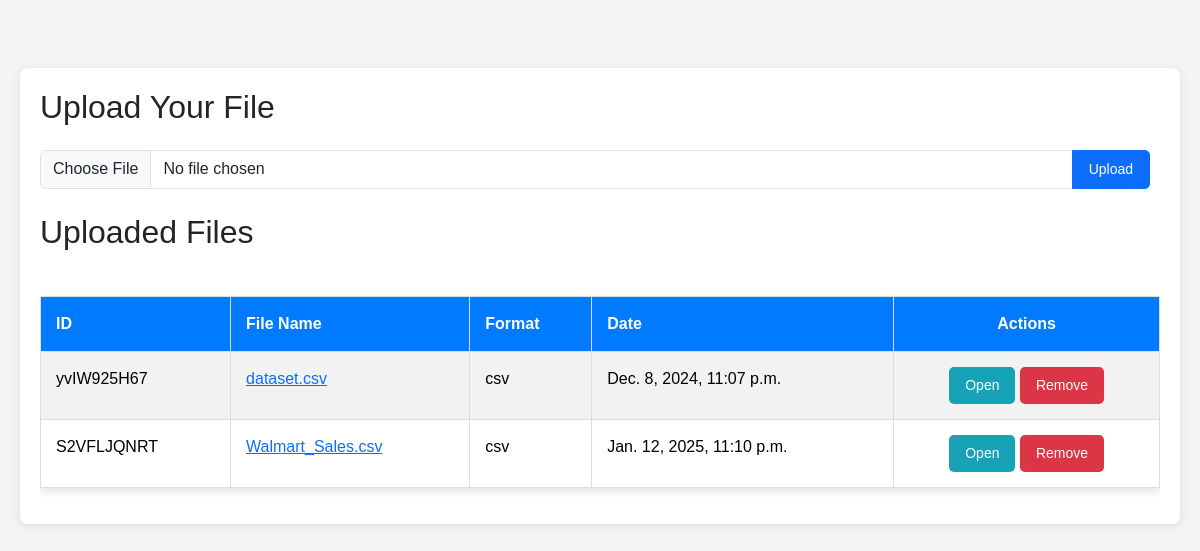
Before: / with the older database file.
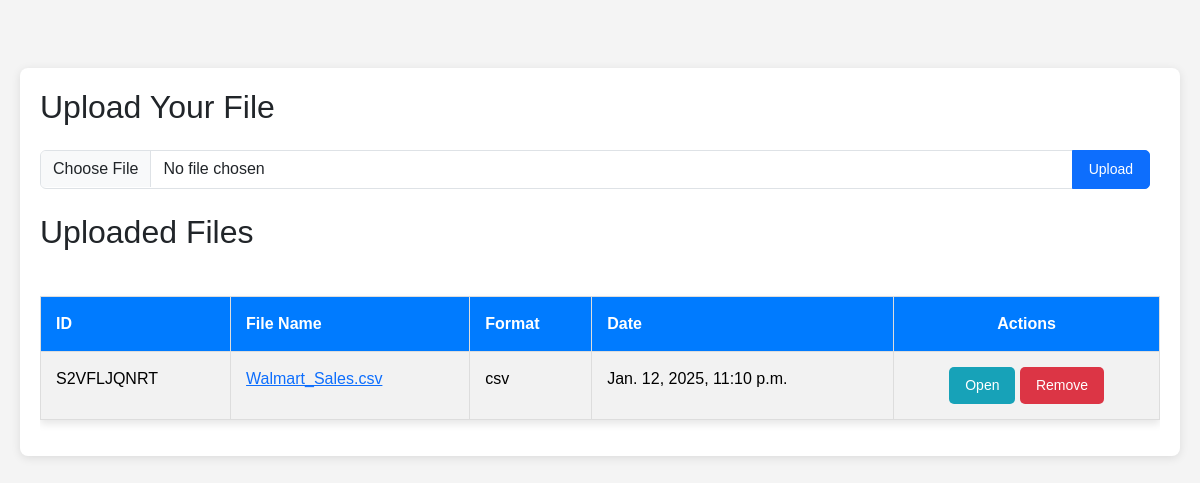
After: the same page with the newer database file.
### backend/models.py (models this page shows)
class Uploaded_File(models.Model):
    file_id = models.CharField(max_length=255,blank=True)
    file_name = models.CharField(max_length=255,blank=True)
    file_format = models.CharField(max_length=255,blank=True)
    file = models.FileField(upload_to=f'uploads',blank=True,)
    file_date  = models.DateTimeField(auto_now=True,null=True,blank=True)

### backend/views.py (the view)
# urls.py: 2. Add a URL to urlpatterns:  path('', Home.as_view(), name='home')
def Home(request):
    files_list= Uploaded_File.objects.all()
    return render(request,'html/main.html',{'files_list':files_list,})

### backend/templates/html/main.html (shortened to what this page needs)
{% load static %}
<!DOCTYPE html>
<html lang="en">
<head>
    {% load bootstrap5 %}
    {% bootstrap_css %}
    <link href="{% static 'css/style.css' %}" rel="stylesheet" type="text/css">
</head>
<body>
    <div class="container mt-5">
      <h2 class="mb-4">Upload Your File</h2>
      <form action="post" class="mb-4">
          <div class="input-group">
              <input type="file" id="file" class="form-control" aria-label="Upload" required>
              <button type="button" id="upload" class="btn btn-primary">Upload</button>
          </div>
      </form>
      <h2 class="mb-4">Uploaded Files</h2>
      <div class="table-responsive" >
          <table id="file-table" class="table table-striped">
              <thead>
                  <tr>
                      <th scope="col">ID</th>
                      <th scope="col">File Name</th>
                      <th scope="col">Format</th>
                      <th scope="col">Date</th>
                      <th scope="col" class="text-center">Actions</th>
                  </tr>
              </thead>
              <tbody>
                  {% for F in files_list %}
                      <tr scope="row">
                          <td>{{ F.file_id }}</td>
                          <td><a href="#">{{ F.file_name }}</a></td>
                          <td>{{ F.file_format }}</td>
                          <td>{{ F.file_date }}</td>
                          <td class="text-center">
                              <a href="{% url 'DA' file_id=F.file_id %}" class="btn btn-info btn-sm">Open</a>
                              <a href="{% url 'remove_file' file_id=F.file_id %}" class="btn btn-danger btn-sm">Remove</a>
                          </td>
                      </tr>
                  {% endfor %}
              </tbody>
          </table>
      </div>
  </div>
</body>
</html>

### backend/static/css/style.css (style rules this page uses)
body { font-family: 'Arial', sans-serif; margin: 0; padding: 20px; background-color: #f4f4f4; }
#file-table { width: 100%; margin-top: 20px; border-collapse: collapse; background-color: #f9f9f9; box-shadow: 0 4px 8px rgba(0, 0, 0, 0.1); }
#file-table th, #file-table td { padding: 15px; text-align: left; font-size: 16px; border-bottom: 1px solid #ddd; }
#file-table th { background-color: #007bff; color: #fff; font-weight: bold; }
.table-responsive { overflow-x: auto; }
.btn { padding: 8px 16px; border-radius: 5px; font-size: 14px; }
.btn-info { background-color: #17a2b8; color: white; border: none; }
.btn-danger { background-color: #dc3545; color: white; border: none; }
.container { max-width: 1200px; margin: auto; padding: 20px; background: white; border-radius: 8px; box-shadow: 0 2px 10px rgba(0, 0, 0, 0.1); }
button { background-color: #007bff; color: white; border: none; padding: 10px 20px; border-radius: 5px; cursor: pointer; margin: 0 10px; transition: background-color 0.3s; }
table { width: 100%; border-collapse: collapse; margin-top: 10px; }
th, td { padding: 10px; text-align: center; border: 1px solid #ddd; }
th { background-color: #007bff; color: white; }

Changed rows visible on the page:
removed Uploaded_File: file_id "yvIW925H67", file_name "dataset.csv", file_format "csv", file_date "Dec. 8, 2024, 11:07 p.m."
